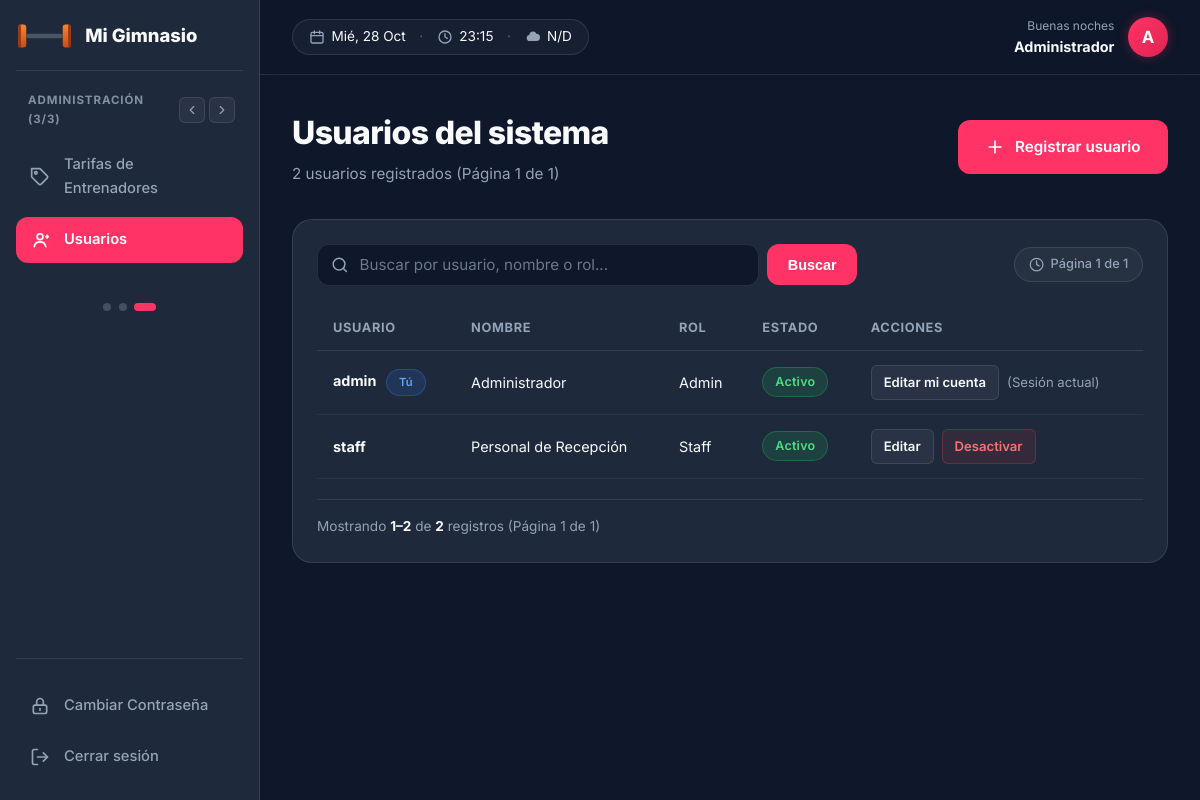
The page /panel/usuarios.php (signed in) on the database its author committed.
### tables this page shows
CREATE TABLE IF NOT EXISTS usuarios (
    id_usuario INT AUTO_INCREMENT PRIMARY KEY,
    usuario VARCHAR(50) NOT NULL UNIQUE,
    password VARCHAR(255) NOT NULL,
    nombre VARCHAR(100),
    id_rol INT NOT NULL,
    activo TINYINT(1) NOT NULL DEFAULT 1,
    fecha_creacion DATETIME NOT NULL DEFAULT CURRENT_TIMESTAMP,
    CONSTRAINT fk_usuarios_roles FOREIGN KEY (id_rol)
        REFERENCES roles(id_rol)
);

CREATE TABLE IF NOT EXISTS roles (
    id_rol INT AUTO_INCREMENT PRIMARY KEY,
    nombre VARCHAR(50) NOT NULL UNIQUE,
    descripcion VARCHAR(255)
);

### panel/usuarios.php (the view, shortened to what this page needs)
<?php
require_once __DIR__ . '/includes/paginacion.php';
$pdo = conectarDB();
$busqueda = trim($_GET['busqueda'] ?? '');
$params = [];
$whereSql = '';
$sqlCount = "SELECT COUNT(*) FROM usuarios u INNER JOIN roles r ON u.id_rol = r.id_rol $whereSql";
$stmtCount = $pdo->prepare($sqlCount);
$stmtCount->execute($params);
$totalRegistros = (int)$stmtCount->fetchColumn();
$paginacion = calcularPaginacion($totalRegistros, 15);
$sqlUsuarios = "SELECT u.*, r.nombre AS rol FROM usuarios u INNER JOIN roles r ON u.id_rol = r.id_rol $whereSql ORDER BY u.nombre LIMIT {$paginacion['por_pagina']} OFFSET {$paginacion['offset']}";
$stmtUsuarios = $pdo->prepare($sqlUsuarios);
$stmtUsuarios->execute($params);
$usuarios = $stmtUsuarios->fetchAll();
require __DIR__ . '/includes/layout_inicio.php';
?>
<div class="panel-header">
    <div>
        <h1 class="titulo-pagina">Usuarios del sistema</h1>
        <div class="subt">
            <?php if ($busqueda !== ''): ?>
                <?= $totalRegistros ?> usuario<?= $totalRegistros === 1 ? '' : 's' ?> encontrado<?= $totalRegistros === 1 ? '' : 's' ?> (Página <?= $paginacion['pagina'] ?> de <?= $paginacion['total_paginas'] ?>)
            <?php else: ?>
                <?= $totalRegistros ?> usuario<?= $totalRegistros === 1 ? '' : 's' ?> registrado<?= $totalRegistros === 1 ? '' : 's' ?> (Página <?= $paginacion['pagina'] ?> de <?= $paginacion['total_paginas'] ?>)
            <?php endif; ?>
        </div>
    </div>
    <a href="usuarios_form.php" class="btn btn-primary">
        <svg class="icon" viewBox="0 0 24 24"><path d="M12 5v14M5 12h14"/></svg>
        Registrar usuario
    </a>
</div>
<div class="panel-bloque">
    <div class="barra-busqueda">
        <form action="usuarios.php" method="GET" class="form-busqueda">
            <div class="campo-icono">
                <input type="search" name="busqueda" class="form-control con-icono"
                       placeholder="Buscar por usuario, nombre o rol..."
                       value="<?= htmlspecialchars($busqueda) ?>"
                       onsearch="if(this.value=='') this.form.submit();">
            </div>
            <button type="submit" class="btn btn-primary" title="Buscar">Buscar</button>
        </form>
        <div class="badge-limite" title="Listado paginado de a <?= $paginacion['por_pagina'] ?> registros por página">
            <svg class="icon" viewBox="0 0 24 24"><circle cx="12" cy="12" r="10"/><polyline points="12 6 12 12 16 14"/></svg>
            <span>Página <?= $paginacion['pagina'] ?> de <?= $paginacion['total_paginas'] ?></span>
        </div>
    </div>
    <div class="tabla-scroll">
        <table class="tabla">
            <thead>
                <tr>
                    <th>Usuario</th>
                    <th>Nombre</th>
                    <th>Rol</th>
                    <th>Estado</th>
                    <th>Acciones</th>
                </tr>
            </thead>
            <tbody>
                <?php if (empty($usuarios)): ?>
                    <tr>
                        <td colspan="5" class="celda-vacia">
                            <?= $busqueda !== '' ? 'No se encontraron usuarios para "' . htmlspecialchars($busqueda) . '".' : 'No hay usuarios cargados todavía.' ?>
                        </td>
                    </tr>
                <?php else: ?>
                    <?php foreach ($usuarios as $u): ?>
                        <?php $esMiCuenta = ((int)$u['id_usuario'] === (int)$_SESSION['usuario_id']); ?>
                        <tr>
                            <td>
                                <strong><?= htmlspecialchars($u['usuario']) ?></strong>
                                <?php if ($esMiCuenta): ?>
                                    <span class="badge" style="font-size: 0.7rem; margin-left: 0.35rem; background: rgba(59, 130, 246, 0.15); color: #60a5fa; border: 1px solid rgba(59, 130, 246, 0.3);">Tú</span>
                                <?php endif; ?>
                            </td>
                            <td><?= htmlspecialchars($u['nombre'] ?? '-') ?></td>
                            <td><?= htmlspecialchars(ucfirst($u['rol'])) ?></td>
                            <td>
                                <span class="badge <?= $u['activo'] ? 'activo' : 'inactivo' ?>">
                                    <?= $u['activo'] ? 'Activo' : 'Inactivo' ?>
                                </span>
                            </td>
                            <td>
                                <div class="acciones">
                                    <a class="btn-accion btn-editar" href="usuarios_form.php?id=<?= (int)$u['id_usuario'] ?>"><?= $esMiCuenta ? 'Editar mi cuenta' : 'Editar' ?></a>
                                    <?php if ($esMiCuenta): ?>
                                        <span style="color: var(--color-text-muted); font-size: 0.82rem;">(Sesión actual)</span>
                                    <?php elseif ($u['activo']): ?>
                                        <form action="usuarios_baja.php" method="POST" onsubmit="return confirm('¿Desactivar a este usuario?');" style="display:inline;">
                                            <button type="submit" class="btn-accion btn-baja">Desactivar</button>
                                        </form>
                                    <?php endif; ?>
                                </div>
                            </td>
                        </tr>
                    <?php endforeach; ?>
                <?php endif; ?>
            </tbody>
        </table>
    </div>
    <?php renderizarPaginacion($paginacion); ?>
</div>
<?php require __DIR__ . '/includes/layout_fin.php'; ?>

### panel/includes/paginacion.php (shortened to what this page needs)
<?php
function calcularPaginacion(int $totalRegistros, int $porPagina = 15): array
{
    $paginaSolicitada = isset($_GET['pagina']) ? (int)$_GET['pagina'] : 1;
    $totalPaginas = max(1, (int)ceil($totalRegistros / $porPagina));
    $paginaActual = min($paginaSolicitada, $totalPaginas);
    $offset = ($paginaActual - 1) * $porPagina;
    $desde = $totalRegistros > 0 ? $offset + 1 : 0;
    $hasta = min($offset + $porPagina, $totalRegistros);
    return [
        'pagina'        => $paginaActual,
        'por_pagina'    => $porPagina,
        'total_paginas' => $totalPaginas,
        'offset'        => $offset,
        'total'         => $totalRegistros,
        'desde'         => $desde,
        'hasta'         => $hasta,
    ];
}
function renderizarPaginacion(array $pag): void
{
    ?>
    <div class="paginacion-barra">
        <div class="paginacion-info">
            Mostrando <strong><?= (int)$pag['desde'] ?>–<?= (int)$pag['hasta'] ?></strong> de <strong><?= (int)$pag['total'] ?></strong> registro<?= $pag['total'] === 1 ? '' : 's' ?>
            <span>(Página <?= (int)$pag['pagina'] ?> de <?= (int)$pag['total_paginas'] ?>)</span>
        </div>
    </div>
    <?php
}

### assets/css/base.css (style rules this page uses)
:root { --color-primary: #ff3366; --color-primary-hover: #e02452; --color-bg-dark: #0f172a; --color-bg-card: #1e293b; --color-bg-light: #f8fafc; --color-text-main: #f8fafc; --color-text-muted: #94a3b8; --color-text-dark: #0f172a; --color-border: rgba(255, 255, 255, 0.1); --color-whatsapp: #25d366; --color-whatsapp-hover: #20ba5a; --font-main: 'Inter', -apple-system, BlinkMacSystemFont, 'Segoe UI', Roboto, sans-serif; --font-display: 'Playfair Display', Georgia, serif; --radius-sm: 6px; --radius-md: 12px; --radius-lg: 20px; --radius-full: 9999px; --shadow-sm: 0 2px 8px rgba(0, 0, 0, 0.15); --shadow-md: 0 8px 24px rgba(0, 0, 0, 0.25); --shadow-glow: 0 0 25px rgba(255, 51, 102, 0.35); --transition-fast: 0.2s ease; --transition-smooth: 0.3s cubic-bezier(0.4, 0, 0.2, 1); }
* { margin: 0; padding: 0; box-sizing: border-box; }
html { scroll-behavior: smooth; }
body { font-family: var(--font-main); background-color: var(--color-bg-dark); color: var(--color-text-main); line-height: 1.6; overflow-x: hidden; }
a { text-decoration: none; color: inherit; transition: color var(--transition-fast); }

### assets/css/components.css (style rules this page uses)
.icon { width: 1.25rem; height: 1.25rem; stroke: currentColor; stroke-width: 2; stroke-linecap: round; stroke-linejoin: round; fill: none; display: inline-block; flex-shrink: 0; }
.btn { display: inline-flex; align-items: center; justify-content: center; gap: 0.6rem; padding: 0.8rem 1.6rem; border-radius: var(--radius-md); font-size: 0.95rem; font-weight: 600; cursor: pointer; border: 2px solid transparent; transition: all var(--transition-smooth); text-align: center; }
.campo-icono { position: relative; display: flex; align-items: center; width: 100%; }
.form-control.con-icono { padding-left: 2.6rem; }
.barra-busqueda { display: flex; justify-content: space-between; align-items: center; gap: 1rem; margin-bottom: 1.25rem; flex-wrap: wrap; }
.form-busqueda { display: flex; align-items: center; gap: 0.5rem; flex: 1; max-width: 540px; }
.form-busqueda .campo-icono { flex: 1; }
.form-busqueda .form-control { padding-top: 0.65rem; padding-bottom: 0.65rem; }
.form-busqueda .btn { padding: 0.65rem 1.15rem; font-size: 0.9rem; white-space: nowrap; }
.badge-limite { display: inline-flex; align-items: center; gap: 0.4rem; font-size: 0.8rem; font-weight: 500; color: var(--color-text-muted); background-color: rgba(255, 255, 255, 0.04); padding: 0.4rem 0.85rem; border-radius: var(--radius-full); border: 1px solid var(--color-border); }
.badge-limite .icon { width: 0.95rem; height: 0.95rem; }
.paginacion-barra { display: flex; justify-content: space-between; align-items: center; gap: 1rem; flex-wrap: wrap; margin-top: 1.25rem; padding-top: 1rem; border-top: 1px solid var(--color-border); }
.paginacion-info { font-size: 0.85rem; color: var(--color-text-muted); }
.paginacion-info strong { color: var(--color-text-main); }

### assets/css/login.css (style rules this page uses)
.campo-icono { position: relative; display: flex; align-items: center; }
.campo-icono input::placeholder { color: var(--color-text-muted); opacity: 0.7; }
.btn-primary { background-color: var(--color-primary); color: #ffffff; }

### rows shown on the page
usuarios: usuario "admin", shows "Tú", nombre "Administrador", id_rol.nombre "Admin", activo "Activo", shows "Editar mi cuenta", shows "(Sesión actual)"
usuarios: usuario "staff", nombre "Personal de Recepción", id_rol.nombre "Staff", shows "Activo", shows "Editar", activo "1"

### other values the page prints
GYM_NOMBRE "Mi Gimnasio"
$nombreUsuario "Administrador"
$inicial "A"
$totalRegistros "2"
$paginacion['pagina'] "1"
$paginacion['total_paginas'] "1"
$pag['hasta'] "2"
$pag['total'] "2"
